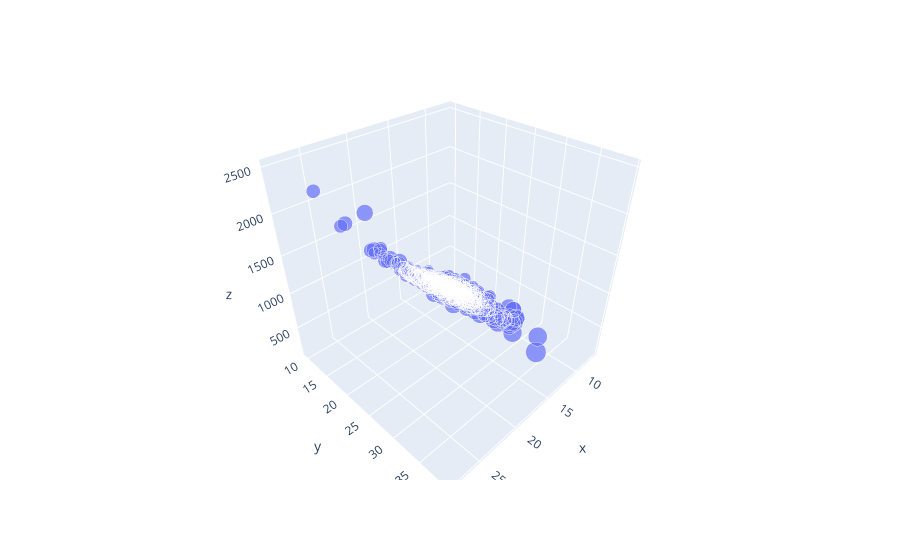

Notebook cell for this chart:
### Code cell
fig=px.scatter_3d(x=df['radius_mean'], y=df['texture_mean'], z=df['area_mean'], size=df['texture_mean'],
                 hover_data=[df['diagnosis']])

fig.show()

### Figure 1 — Plotly figure (JSON) as saved in the notebook; plotly's stock layout.template omitted (floating-point values rounded to 4 significant figures; data arrays with more than 128 entries replaced by an {"elided": "..."} marker saying what was removed)
{"data": [{"customdata": {"elided": "569x1 str values"}, "hovertemplate": "x=%{x}<br>y=%{y}<br>z=%{z}<br>size=%{marker.size}<br>hover_data_0=%{customdata[0]}<extra></extra>", "legendgroup": "", "marker": {"color": "#636efa", "size": {"elided": "569 float values"}, "sizemode": "area", "sizeref": 0.0982, "symbol": "circle"}, "mode": "markers", "name": "", "scene": "scene", "showlegend": false, "type": "scatter3d", "x": {"elided": "569 float values"}, "y": {"elided": "569 float values"}, "z": {"elided": "569 float values"}}], "layout": {"legend": {"itemsizing": "constant", "tracegroupgap": 0}, "margin": {"t": 60}, "scene": {"domain": {"x": [0.0, 1.0], "y": [0.0, 1.0]}, "xaxis": {"title": {"text": "x"}}, "yaxis": {"title": {"text": "y"}}, "zaxis": {"title": {"text": "z"}}}}}
